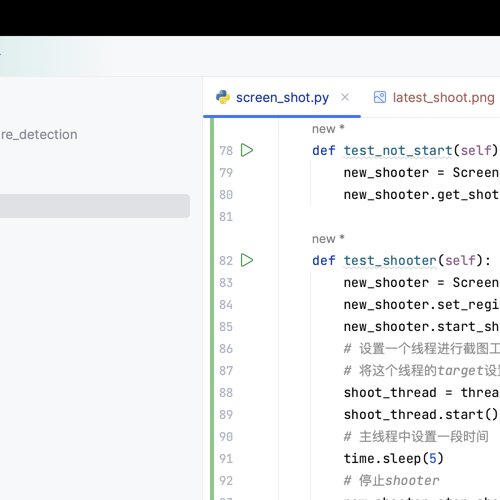
#> input picture screenshots/latest_shoot.png, 500 x 500 px
$ python area_find.py
#> lines starting #> are read from the running program, lines starting #| are printed output that depends on the picture; after the words box and inside, x2 and y2 are one past the last pixel; in counts of white or black regions, pixels touching at a corner belong together
import cv2
import numpy as np

class ColorFinder:
    def __init__(self, image_path, crop_area, target_color):
        self.image_path = image_path
        self.crop_area = crop_area
        self.target_color = target_color
        self.cropped_image = self.load_and_crop_image()
        self.similar_color_regions = []

    def load_and_crop_image(self):
        # 打开图片
        image = cv2.imread(self.image_path)
#> image is the input picture: shape (500, 500, 3); mean B, G, R 227.8, 226.8, 225.7
        if image is None:
            print("Error: Image cannot be loaded.")
            return None

        # 裁剪图片
        x, y, w, h = self.crop_area
        return image[y:y + h, x:x + w]
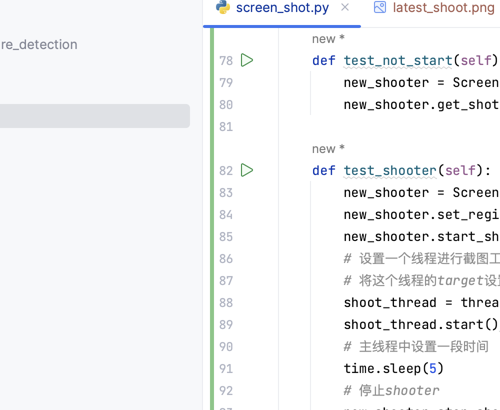
#> returned value: shape (410, 500, 3); mean of channels 0, 1, 2 245, 243.9, 242.8; drawn as B, G, R

    def find_similar_color(self):
        # 创建掩码，寻找与样本颜色相近的像素
        sample_color = target_color  # 取一个目标颜色点
        mask = np.where((np.abs(self.cropped_image - np.array(sample_color)) < [30, 30, 30]).all(axis=-1), 255,0).astype('uint8')
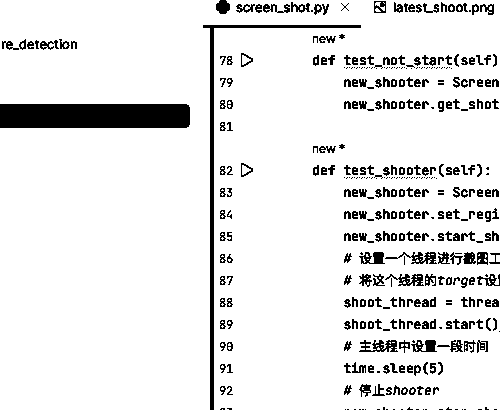
#> mask: shape (410, 500); 90.7% white; 405 black regions (136 under 20 px), largest, box (x1, y1, x2, y2) and area: (0, 104, 190, 128) 4550, (203, 25, 361, 410) 2002, (359, 340, 398, 352) 271

        # 膨胀掩码以连接邻近区域
        kernel = np.ones((5, 5), np.uint8)
        dilated_mask = cv2.dilate(mask, kernel, iterations=1)
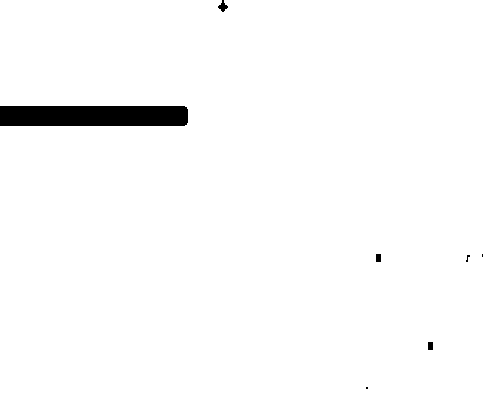
#> dilated_mask: shape (410, 500); 98.1% white; 7 black regions (3 under 20 px)

        # 找到轮廓
        contours, _ = cv2.findContours(dilated_mask, cv2.RETR_TREE, cv2.CHAIN_APPROX_SIMPLE)
#> contours = 6 contours, 2 with area under 20; largest, box (x1, y1, x2, y2) and area: (0, 0, 500, 410) 200083, (427, 341, 434, 351) 52, (375, 253, 382, 263) 52, (465, 254, 471, 263) 22

        # 定位相似颜色区域
        self.similar_color_regions = []
        for contour in contours:
            if cv2.contourArea(contour) > 100:  # 过滤小轮廓
                x, y, w, h = cv2.boundingRect(contour)
                self.similar_color_regions.append((x, y, w, h))
#> this loop made 6 passes
#> after the loop, self.similar_color_regions = [(0, 0, 500, 410)]

    def display_results(self):
        # 检查是否找到相似颜色区域
        if self.similar_color_regions:
            # 画出相似颜色区域并在图片上打印坐标
            for x, y, w, h in self.similar_color_regions:
                cv2.rectangle(self.cropped_image, (x, y), (x + w, y + h), (0, 255, 0), 2)
                cv2.putText(self.cropped_image, f"({x}, {y})", (x, y - 10), cv2.FONT_HERSHEY_SIMPLEX, 0.5, (0, 255, 0), 1)
#> this loop made 1 pass
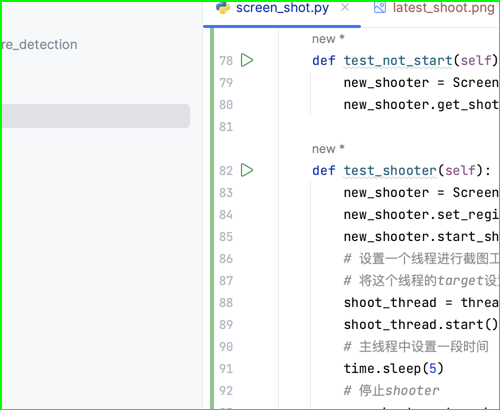
#> self.cropped_image: shape (410, 500, 3); 1.33% of pixels changed, all inside (x1, y1, x2, y2) = (0, 0, 500, 410); drawn as B, G, R
             # 输出相似颜色区域的坐标
            for x, y, w, h in self.similar_color_regions:
                print(f"着火区域坐标: ({x}, {y}), 宽: {w}, 高: {h}")
        else:
            # 如果没有找到相似颜色区域，输出消息
            cv2.putText(self.cropped_image, "没有找到着火区域", (50, 50), cv2.FONT_HERSHEY_SIMPLEX, 1, (0, 0, 255),2)

        # 显示结果
        cv2.imshow('Cropped Image', self.cropped_image)
        cv2.waitKey(0)
        cv2.destroyAllWindows()

    # 使用示例


image_path = 'screenshots/latest_shoot.png'
crop_area = (0, 90, 1160, 860)  # x, y, width, height
target_color = [255, 255, 255]  # RGB颜色

color_finder = ColorFinder(image_path, crop_area, target_color)
color_finder.find_similar_color()
color_finder.display_results()
